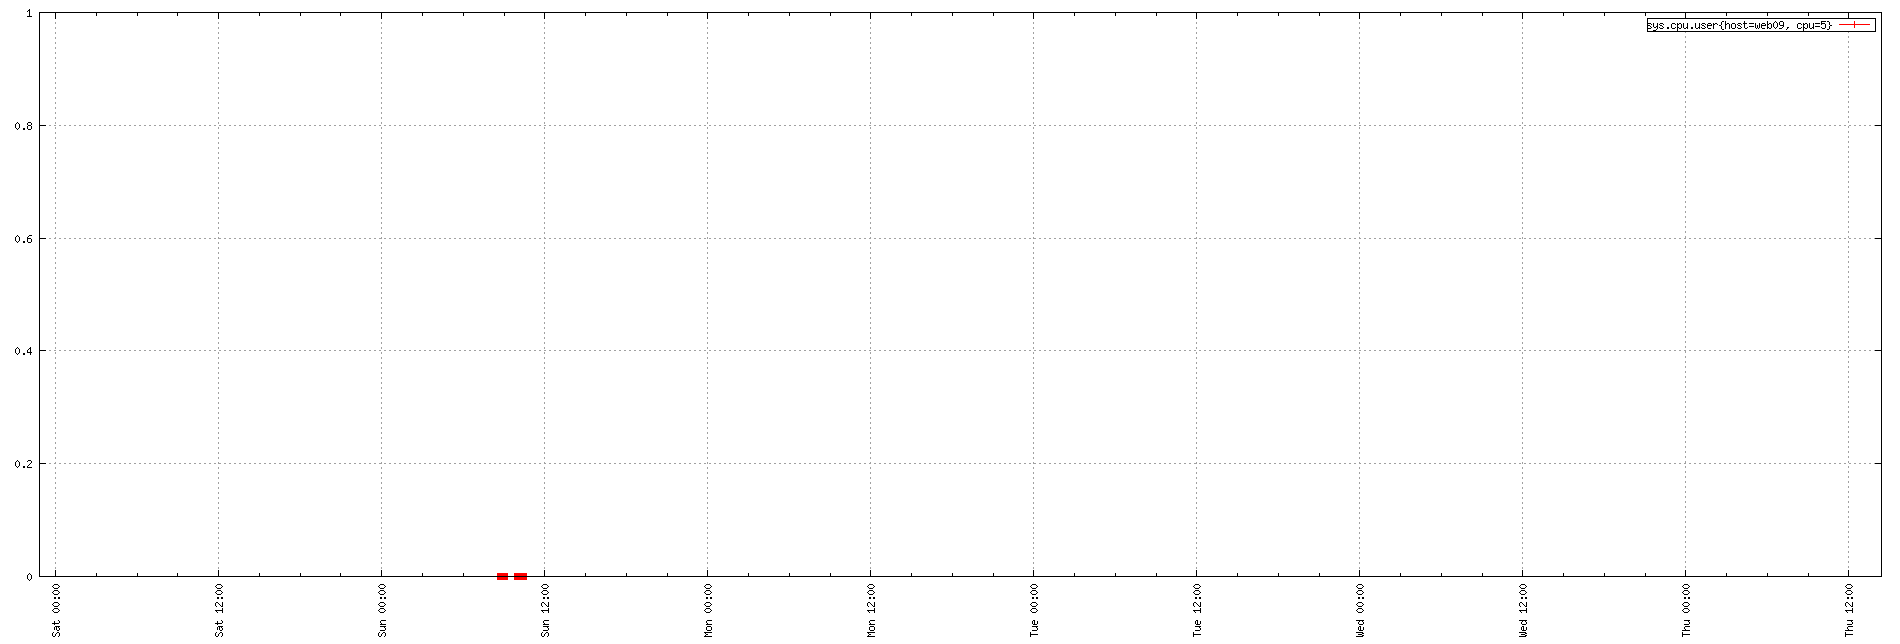

Write gnuplot code to recreate this figure.
set term png small size 1900,644
set xdata time
set timefmt "%s"
if (GPVAL_VERSION < 4.6) set xtics rotate; else set xtics rotate right
set output "${TMPDIR-'tmp'}/tsd/3854fd3.png"
set xrange ["1673650109":"1674138231"]
set format x "%a %H:%M"
set grid
set style data linespoint
set key right box
set yrange [0:]
plot  "${TMPDIR-'tmp'}/tsd/3854fd3_0.dat" using 1:2 title "sys.cpu.user{host=web09, cpu=5}"
